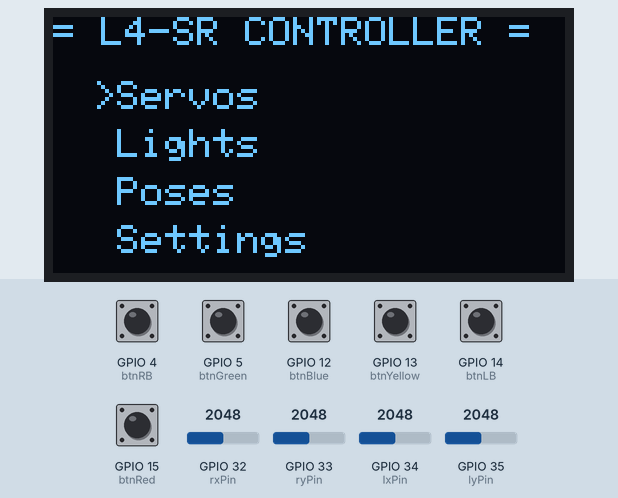
Bench run of a sketch on a simulated ESP32. On the bench: 128×64 one-colour display. The inputs (shaded band) are chosen by the test bench; at power-on: GPIO 4 (btnRB), GPIO 5 (btnGreen), GPIO 12 (btnBlue), GPIO 13 (btnYellow), GPIO 14 (btnLB), GPIO 15 (btnRed) HIGH, GPIO 32 (rxPin) = 2048, GPIO 33 (ryPin) = 2048, GPIO 34 (lxPin) = 2048, GPIO 35 (lyPin) = 2048. What the sketch prints to the serial monitor is not drawn.

Above: at 1.2 s.
1.3 s: GPIO 12 (btnBlue) pulled LOW for 1 s
At 3.0 s:
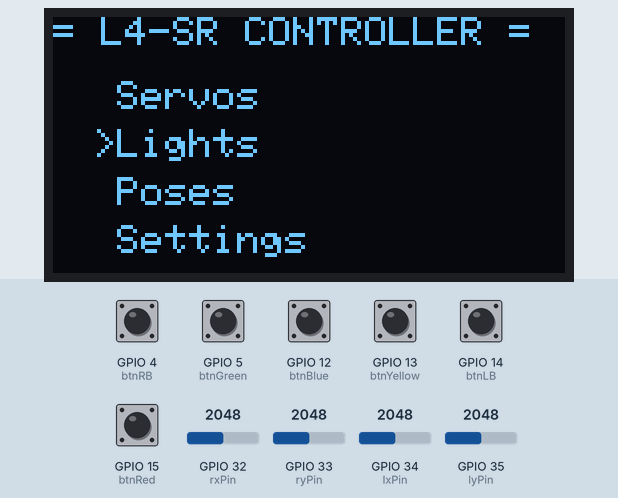
3.8 s: GPIO 5 (btnGreen) pulled LOW for 0.15 s
At 4.2 s:
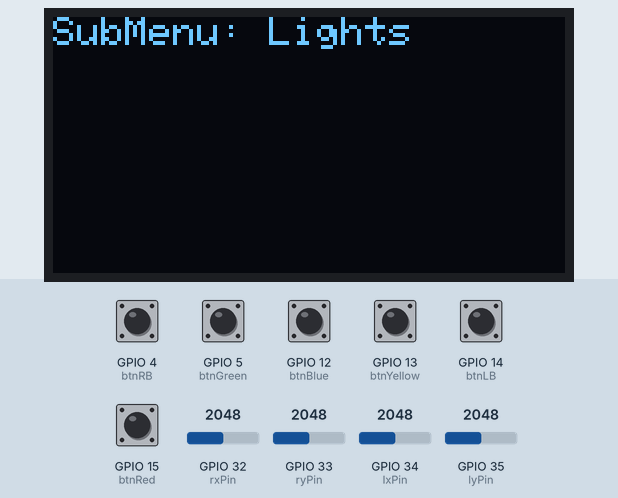
5.4 s: GPIO 4 (btnRB) pulled LOW for 0.15 s
At 6.2 s:
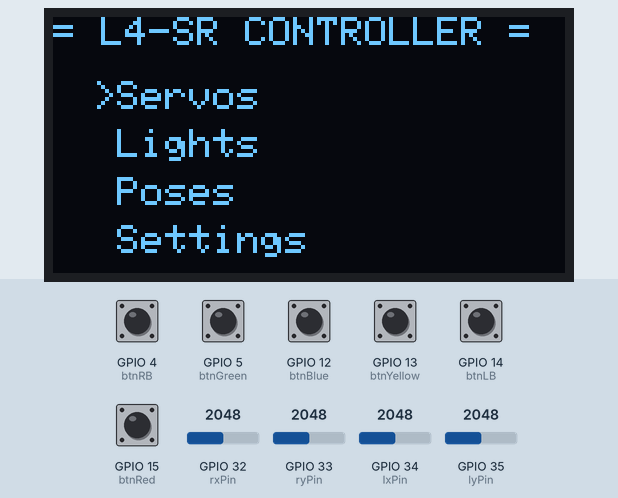
7.0 s: GPIO 5 (btnGreen) pulled LOW for 1 s
At 7.4 s:
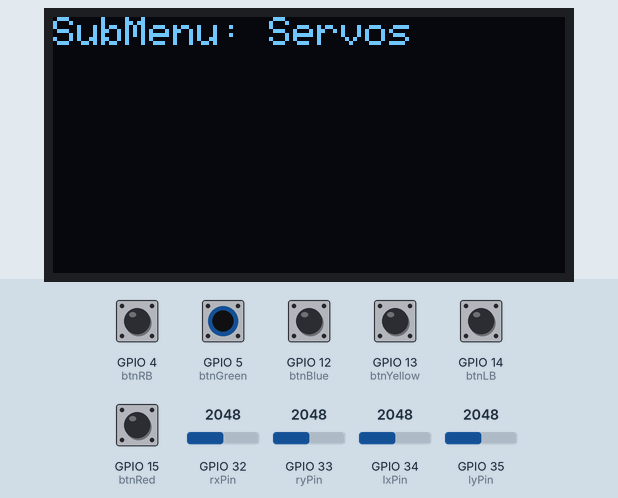
9.5 s: GPIO 4 (btnRB) pulled LOW for 1 s
At 10.2 s:
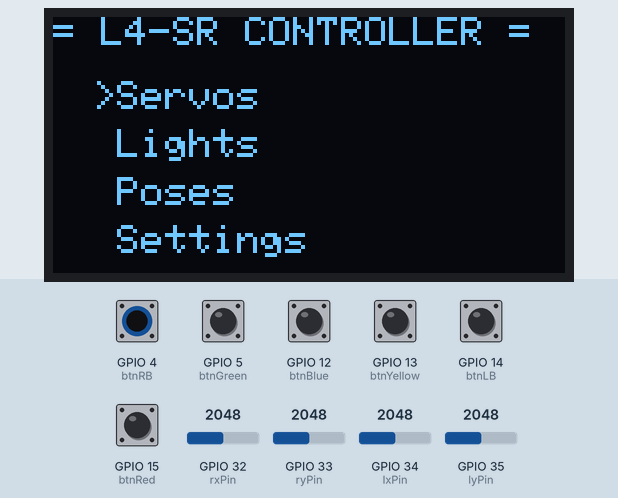
Timing chart, 0 to 12.5 s (numbered marks = the images above; inputs shaded):
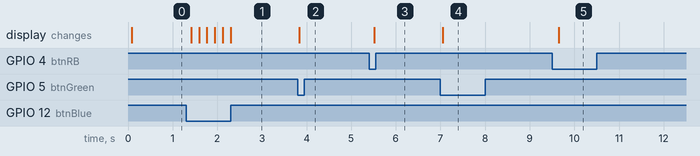

Measured:
- after the input at 1.3 s, the display: first changes after 0.12 s (image 1 shows a later state)
- after the input at 3.8 s, the display: changes at once (image 2)
- after the input at 5.4 s, the display: changes after 0.12 s (image 3)
- after the input at 7.0 s, the display: changes after 0.05 s (image 4)
- after the input at 9.5 s, the display: changes after 0.14 s (image 5)

The sketch:

l4-sr-CONTROLLER.ino
```cpp
#include <esp_now.h>
#include <WiFi.h>
#include <Wire.h>
#include <Adafruit_GFX.h>
#include <Adafruit_SSD1306.h>

#define SCREEN_WIDTH 128
#define SCREEN_HEIGHT 64
#define OLED_RESET -1
#define SDA_PIN 19
#define SCL_PIN 18

Adafruit_SSD1306 display(SCREEN_WIDTH, SCREEN_HEIGHT, &Wire, OLED_RESET);

// Button GPIOs
const int btnGreen = 5;
const int btnRed = 15;
const int btnYellow = 13;
const int btnBlue = 12;
const int btnRB = 4;
const int btnLB = 14;


// Joystick pins // the data has been rotated due to oreantation of the joystick
const int lxPin = 34; //vry
const int lyPin = 35; //vrx
const int rxPin = 32; //vry
const int ryPin = 33; //vrx

// ESP-NOW
uint8_t robotAddress[] = { 0xD0, 0xEF, 0x76, 0x5D, 0xA0, 0x38 };

struct PacketData {
  byte lxAxisValue;
  byte lyAxisValue;
  byte rxAxisValue;
  byte ryAxisValue;
  byte switch1Value;
  byte switch2Value;
  byte switch3Value;
  byte switch4Value;
  byte switch5Value;
  byte switch6Value;
};
PacketData data;

struct Pose {
  int angles[12]; // 12 servos
};

Pose poses[] = {
  {{90, 90, 90, 90, 90, 90, 90, 90, 90, 90, 90, 90}}, // Neutral
  {{0, 45, 90, 0, 45, 90, 0, 45, 90, 0, 45, 90}},     // Sit
  {{180, 135, 90, 180, 135, 90, 180, 135, 90, 180, 135, 90}} // Stretch
};

int selectedPoseIndex = 0;
// Menu system
int selectedIndex = 0;
int currentPage = 0;
bool inSubMenu = false;
String currentSubMenu = "";

struct ServoState {
  int angles[12];
};
ServoState receivedState;

// Menu item list
std::vector<String> mainMenu = {
  "Servos", "Lights", "Poses", "Settings",
  "Serial Monitor", "Joystick Monitor", "Device Manager"
};

// Input history
#define MAX_INPUT_HISTORY 5
String inputHistory[MAX_INPUT_HISTORY];
int inputIndex = 0;

unsigned long lastDebounceTime = 0;
const unsigned long debounceDelay = 100;

void setup() {
  Serial.begin(115200);
  WiFi.mode(WIFI_STA);

  // OLED init
if(!display.begin(SSD1306_SWITCHCAPVCC, 0x3C)) {
  Serial.println(F("SSD1306 allocation failed"));
  while(true); // Don't continue
}
display.clearDisplay();
display.display();
  esp_now_register_recv_cb(OnDataRecv);

  display.clearDisplay();
  display.setTextColor(SSD1306_WHITE);

  pinMode(btnGreen, INPUT_PULLUP);
  pinMode(btnRed, INPUT_PULLUP);
  pinMode(btnYellow, INPUT_PULLUP);
  pinMode(btnBlue, INPUT_PULLUP);
  pinMode(btnRB, INPUT_PULLUP);
  pinMode(btnLB, INPUT_PULLUP);

  if (esp_now_init() != ESP_OK) {
    Serial.println("Error initializing ESP-NOW");
    return;
  }
  esp_now_register_send_cb(OnDataSent);

  esp_now_peer_info_t peerInfo = {};
  memcpy(peerInfo.peer_addr, robotAddress, 6);
  peerInfo.channel = 0;
  peerInfo.encrypt = false;

  if (esp_now_add_peer(&peerInfo) != ESP_OK) {
    Serial.println("Failed to add peer");
    return;
  }

  drawMenu();
}

void loop() {
  updateJoystickData();

  esp_now_send(robotAddress, (uint8_t *)&data, sizeof(data));
  delay(100);

  if (millis() - lastDebounceTime > debounceDelay) {
    if (digitalRead(btnGreen) == LOW) {
      lastDebounceTime = millis();
      if (!inSubMenu) {
        currentSubMenu = mainMenu[selectedIndex];
        inSubMenu = true;
        openSubMenu(currentSubMenu);
      }
    }
    else if (digitalRead(btnRed) == LOW) {
      lastDebounceTime = millis();
      if (inSubMenu) {
        inSubMenu = false;
        drawMenu();
      }
    }
    else if (digitalRead(btnRB) == LOW) {
      lastDebounceTime = millis();
      inSubMenu = false;
      currentPage = 0;
      selectedIndex = 0;
      drawMenu();
    }
    else if (!inSubMenu && digitalRead(btnYellow) == LOW) {
      lastDebounceTime = millis();
      selectedIndex++;
      if (selectedIndex >= mainMenu.size()) selectedIndex = 0;
      currentPage = selectedIndex / 4;
      drawMenu();
    }
    else if (!inSubMenu && digitalRead(btnBlue) == LOW) {
      lastDebounceTime = millis();
      selectedIndex--;
      if (selectedIndex < 0) selectedIndex = mainMenu.size() - 1;
      currentPage = selectedIndex / 4;
      drawMenu();
    }
  }

  if (inSubMenu && currentSubMenu == "Joystick Monitor") drawJoystickMonitor();
  if (inSubMenu && currentSubMenu == "Serial Monitor") drawSerialMonitor();
  if (inSubMenu && currentSubMenu == "Poses") {
    drawPoseMenu();
    if (millis() - lastDebounceTime > debounceDelay) {
      if (digitalRead(btnYellow) == LOW) {
        lastDebounceTime = millis();
        selectedPoseIndex = (selectedPoseIndex + 1) % (sizeof(poses) / sizeof(poses[0]));
      }
      if (digitalRead(btnBlue) == LOW) {
        lastDebounceTime = millis();
        selectedPoseIndex = (selectedPoseIndex - 1 + 3) % 3;
      }
      if (digitalRead(btnGreen) == LOW) {
        lastDebounceTime = millis();
        esp_now_send(robotAddress, (uint8_t *)&poses[selectedPoseIndex], sizeof(Pose));
      }
    }
  }
  delay(50);
}

void updateJoystickData() {
  data.lxAxisValue = mapJoystick(analogRead(lxPin), true);
  data.lyAxisValue = mapJoystick(analogRead(lyPin), true);
  data.rxAxisValue = mapJoystick(analogRead(rxPin), true);
  data.ryAxisValue = mapJoystick(analogRead(ryPin), true);

  data.switch1Value = !digitalRead(btnYellow);
  data.switch2Value = !digitalRead(btnBlue);
  data.switch3Value = !digitalRead(btnRB);
  data.switch4Value = !digitalRead(btnRed);
  data.switch5Value = !digitalRead(btnGreen);
  data.switch6Value = !digitalRead(btnLB);

  logInput();
}

int mapJoystick(int value, bool reverse) {
  if (value >= 2200) return map(value, 2200, 4095, 127, 254);
  else if (value <= 1800) return (value == 0 ? 0 : map(value, 1800, 0, 127, 0));
  return 127;
}

void logInput() {
  String input = "";

  if (digitalRead(btnGreen) == LOW) input = "Green Pressed";
  else if (digitalRead(btnRed) == LOW) input = "Red Pressed";
  else if (digitalRead(btnYellow) == LOW) input = "Yellow Pressed";
  else if (digitalRead(btnBlue) == LOW) input = "Blue Pressed";
  else if (digitalRead(btnRB) == LOW) input = "RB Pressed";
  else if (digitalRead(btnLB) == LOW) input = "LB Pressed";
  else if (data.lxAxisValue < 50) input = "LX Left";
  else if (data.lxAxisValue > 200) input = "LX Right";
  else if (data.lyAxisValue > 200) input = "LY Up";
  else if (data.lyAxisValue < 50) input = "LY Down";
  else if (data.rxAxisValue < 50) input = "RX Left";
  else if (data.rxAxisValue > 200) input = "RX Right";
  else if (data.ryAxisValue > 200) input = "RY Up";
  else if (data.ryAxisValue < 50) input = "RY Down";

  if (input != "") {
    inputHistory[inputIndex] = input;
    inputIndex = (inputIndex + 1) % MAX_INPUT_HISTORY;
  }
}

void drawMenu() {
  display.clearDisplay();
  display.setTextSize(1);
  display.setCursor(0, 0);
  display.println(F("= L4-SR CONTROLLER ="));

  for (int i = 0; i < 4; i++) {
    int menuIndex = i + currentPage * 4;
    if (menuIndex < mainMenu.size()) {
      display.setCursor(10, 16 + i * 12);
      if (menuIndex == selectedIndex) display.print(">");
      else display.print(" ");
      display.println(mainMenu[menuIndex]);
    }
  }
  display.display();
}

void drawServoMonitor() {
  display.clearDisplay();
  display.setTextSize(1);
  display.setCursor(0, 0);
  display.println("= Servo Monitor =");

  for (int leg = 0; leg < 4; leg++) {
    int y = 12 + leg * 12;
    display.setCursor(0, y);
    display.printf("Leg %d: %3d %3d %3d",
      leg + 1,
      receivedState.angles[leg * 3],
      receivedState.angles[leg * 3 + 1],
      receivedState.angles[leg * 3 + 2]);
  }

  display.display();
}

void drawSerialMonitor() {
  display.clearDisplay();
  display.setTextSize(1);
  display.setCursor(4, 0);
  display.println("= Serial Monitor =");

  for (int i = 0; i < MAX_INPUT_HISTORY; i++) {
    if (inputHistory[i] != "") {
      display.setCursor(0, 16 + i * 10);
      display.println(inputHistory[i]);
    }
  }
  display.display();
}

void drawJoystickMonitor() {
  display.clearDisplay();
  display.setTextSize(1);
  display.setCursor(4, 0);
  display.println("= Joystick Monitor =");

  display.setCursor(0, 20);
  display.print("LX: "); display.print(data.lxAxisValue);
  display.setCursor(0, 30);
  display.print("LY: "); display.print(data.lyAxisValue);
  display.setCursor(0, 40);
  display.print("RX: "); display.print(data.rxAxisValue);
  display.setCursor(0, 50);
  display.print("RY: "); display.print(data.ryAxisValue);

  display.display();
}

void drawPoseMenu() {
  display.clearDisplay();
  display.setTextSize(1);
  display.setCursor(0, 0);
  display.println("= Select Pose =");

  const char* poseNames[] = {"Neutral", "Sit", "Stretch"};

  for (int i = 0; i < 3; i++) {
    display.setCursor(10, 16 + i * 12);
    if (i == selectedPoseIndex) display.print(">");
    else display.print(" ");
    display.println(poseNames[i]);
  }
  display.display();
}

void openSubMenu(String subMenu) {
  display.clearDisplay();
  display.setTextSize(1);
  display.setCursor(0, 0);
  display.print("SubMenu: ");
  display.println(subMenu);
  display.display();
}

void OnDataSent(const wifi_tx_info_t *info, esp_now_send_status_t status){
  Serial.print("Sent: ");
  Serial.println(status == ESP_NOW_SEND_SUCCESS ? "Success" : "Failure");
}


void OnDataRecv(const esp_now_recv_info_t *recvInfo, const uint8_t *incomingData, int len) {
  if (len == sizeof(ServoState)) {
    memcpy(&receivedState, incomingData, sizeof(receivedState));
  }
}
```
